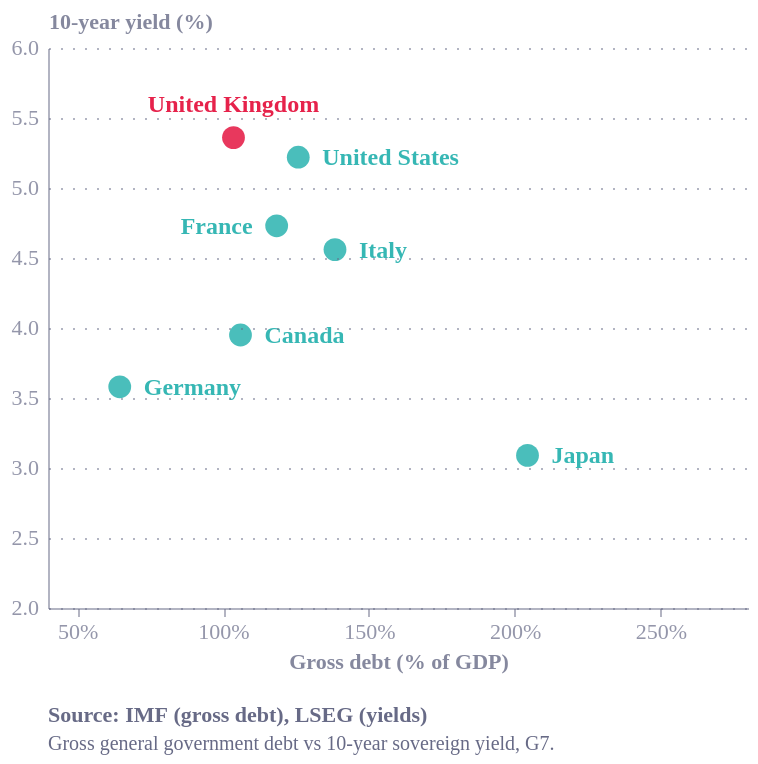

Write the Vega-Lite specification saved for this chart.
### Vega-Lite specification from a JSON file in a GitHub repository (floating-point values rounded to 4 significant figures)
{"config": {"font": "Circular Std", "text": {"color": "#676A86", "align": "left", "baseline": "middle", "dx": 7, "dy": 0, "fontSize": 11}, "view": {"stroke": "transparent", "continuousWidth": 400, "continuousHeight": 300, "discreteWidth": 400, "discreteHeight": 300, "fill": "transparent"}, "range": {"category": ["#36B7B4", "#E6224B", "#F4C245", "#0063AF", "#00A767", "#179FDB", "#EB5C2E"], "diverging": ["#E6224B", "#E54753", "#C9C9C9", "#179FDB", "#122B39"], "heatmap": ["#C9C9C9", "#179FDB", "#0063AF", "#122B39"], "ordinal": ["#00A767", "#36B7B4", "#179FDB", "#0063AF", "#243B5A"]}, "bar": {"color": "#179fdb"}, "line": {"color": "#e6224b"}, "rule": {"color": "#676A86"}, "area": {"opacity": 0.3}, "point": {"filled": true, "size": 80, "color": "#e6224b", "opacity": 0.95}, "geoshape": {"stroke": "white", "strokeWidth": 0.3}, "rect": {"fill": "#d6d4d4", "opacity": 0.3}, "axis": {"labelColor": "#676A86", "labelFontSize": 11, "labelFont": "Circular Std", "labelOpacity": 0.7, "tickColor": "#676A86", "tickOpacity": 0.5, "domainColor": "#676A86", "domainOpacity": 0.5, "gridColor": "#676A86", "gridDash": [2, 2], "gridOpacity": 0.5, "title": null, "titleColor": "#676A86", "titleOpacity": 0.8, "tickSize": 4}, "axisXDiscrete": {"grid": false, "labelAngle": 0, "tickCount": 10, "tickOpacity": 0.5, "title": null}, "axisYDiscrete": {"ticks": false, "labelPadding": 5}, "axisXTemporal": {"grid": false, "ticks": true}, "axisXQuantitative": {"grid": true}, "axisYQuantitative": {"gridColor": "#676A86", "gridDash": [1, 5], "gridOpacity": 0.5, "ticks": false, "labelPadding": 5, "tickCount": 8, "titleAngle": 0, "titleAlign": "left", "titleBaseline": "bottom", "titleX": 0, "titleY": -5}, "title": {"color": "#676A86E6", "subtitleColor": "#676A86", "font": "Circular Std", "subtitleFont": "Circular Std", "anchor": "start", "fontSize": 14, "subtitleFontSize": 12, "subtitlePadding": 4, "offset": 0, "frame": "group"}, "legend": {"titleColor": "#122b39", "title": null, "labelColor": "#122b39", "labelFontSize": 11}, "background": "white"}, "layer": [{"data": {"name": "data-1fc57d19f03ed118687312259fe77884"}, "mark": {"type": "point", "filled": true, "opacity": 0.9, "size": 130}, "encoding": {"color": {"condition": {"test": "(datum.country === 'United Kingdom')", "value": "#e6224b"}, "value": "#36b7b4"}, "tooltip": [{"field": "country", "type": "nominal"}, {"field": "debt", "type": "quantitative"}, {"field": "yield", "type": "quantitative"}], "x": {"axis": {"grid": false, "labelExpr": "datum.label + '%'", "tickCount": 5, "zindex": 1}, "field": "debt", "scale": {"domain": [50, 270]}, "title": "Gross debt (% of GDP)", "type": "quantitative"}, "y": {"axis": {"titleAlign": "left", "titleAngle": 0, "titleX": 0, "titleY": -8, "zindex": 1}, "field": "yield", "scale": {"domain": [2, 6], "nice": false}, "title": "10-year yield (%)", "type": "quantitative"}}}, {"layer": [{"data": {"name": "data-047f2603a967f4b297de721963233e6b"}, "mark": {"type": "text", "align": "left", "baseline": "middle", "dx": 12, "dy": 0, "fontSize": 12, "fontWeight": "bold"}, "encoding": {"color": {"condition": {"test": "(datum.country === 'United Kingdom')", "value": "#e6224b"}, "value": "#36b7b4"}, "text": {"field": "country", "type": "nominal"}, "x": {"field": "debt", "type": "quantitative"}, "y": {"field": "yield", "type": "quantitative"}}}, {"data": {"name": "data-7019414b6926ee82e1baa059a4db9739"}, "mark": {"type": "text", "align": "right", "baseline": "middle", "dx": -12, "dy": 0, "fontSize": 12, "fontWeight": "bold"}, "encoding": {"color": {"condition": {"test": "(datum.country === 'United Kingdom')", "value": "#e6224b"}, "value": "#36b7b4"}, "text": {"field": "country", "type": "nominal"}, "x": {"field": "debt", "type": "quantitative"}, "y": {"field": "yield", "type": "quantitative"}}}, {"data": {"name": "data-d958f1f3cdbd84f3afeb752b403a6ff0"}, "mark": {"type": "text", "align": "center", "baseline": "bottom", "dx": 0, "dy": -10, "fontSize": 12, "fontWeight": "bold"}, "encoding": {"color": {"condition": {"test": "(datum.country === 'United Kingdom')", "value": "#e6224b"}, "value": "#36b7b4"}, "text": {"field": "country", "type": "nominal"}, "x": {"field": "debt", "type": "quantitative"}, "y": {"field": "yield", "type": "quantitative"}}}]}], "height": 280, "title": {"text": "Source: IMF (gross debt), LSEG (yields)", "anchor": "start", "color": "#676A86", "dy": 12, "fontSize": 11, "orient": "bottom", "subtitle": ["Gross general government debt vs 10-year sovereign yield, G7."], "subtitleColor": "#676A86", "subtitleFontSize": 10}, "width": 350, "$schema": "https://vega.github.io/schema/vega-lite/v6.4.1.json", "datasets": {"data-1fc57d19f03ed118687312259fe77884": [{"country": "United Kingdom", "debt": 103.6, "yield": 5.36, "al": "above"}, {"country": "United States", "debt": 125.8, "yield": 5.22, "al": "right"}, {"country": "France", "debt": 118.4, "yield": 4.73, "al": "left"}, {"country": "Italy", "debt": 138.4, "yield": 4.56, "al": "right"}, {"country": "Germany", "debt": 64.6, "yield": 3.58, "al": "right"}, {"country": "Japan", "debt": 204.4, "yield": 3.09, "al": "right"}, {"country": "Canada", "debt": 106.0, "yield": 3.95, "al": "right"}], "data-047f2603a967f4b297de721963233e6b": [{"country": "United States", "debt": 125.8, "yield": 5.22, "al": "right"}, {"country": "Italy", "debt": 138.4, "yield": 4.56, "al": "right"}, {"country": "Germany", "debt": 64.6, "yield": 3.58, "al": "right"}, {"country": "Japan", "debt": 204.4, "yield": 3.09, "al": "right"}, {"country": "Canada", "debt": 106.0, "yield": 3.95, "al": "right"}], "data-7019414b6926ee82e1baa059a4db9739": [{"country": "France", "debt": 118.4, "yield": 4.73, "al": "left"}], "data-d958f1f3cdbd84f3afeb752b403a6ff0": [{"country": "United Kingdom", "debt": 103.6, "yield": 5.36, "al": "above"}]}}
